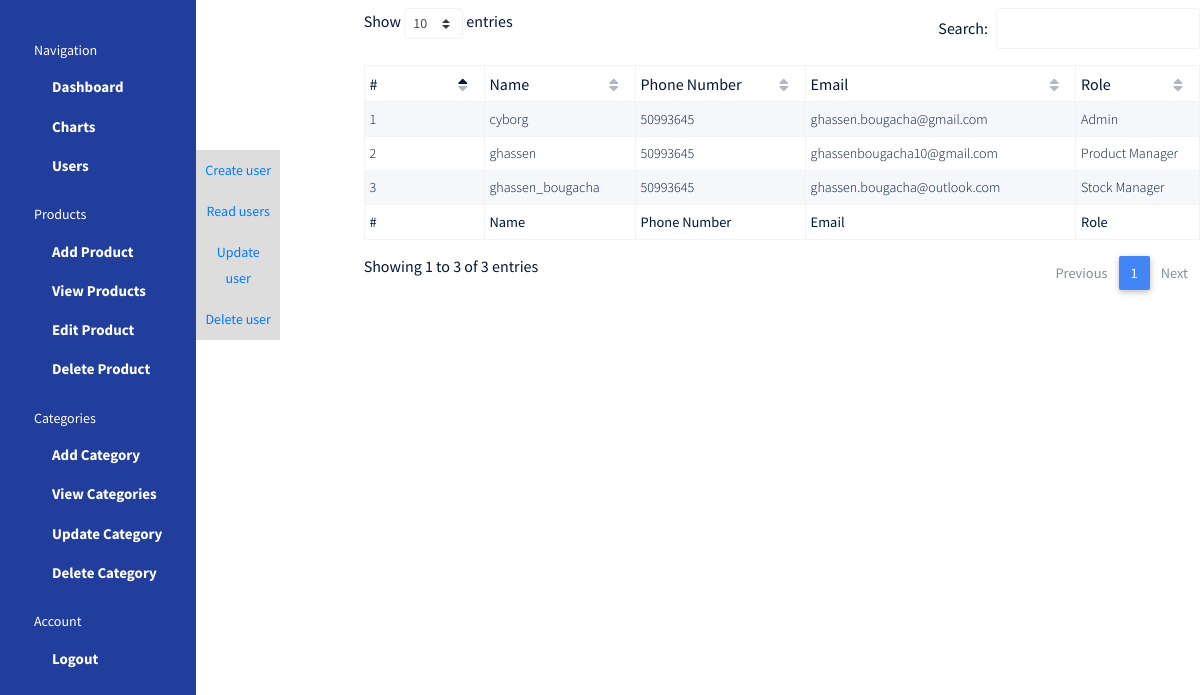
The page /users-list on the database as committed earlier.
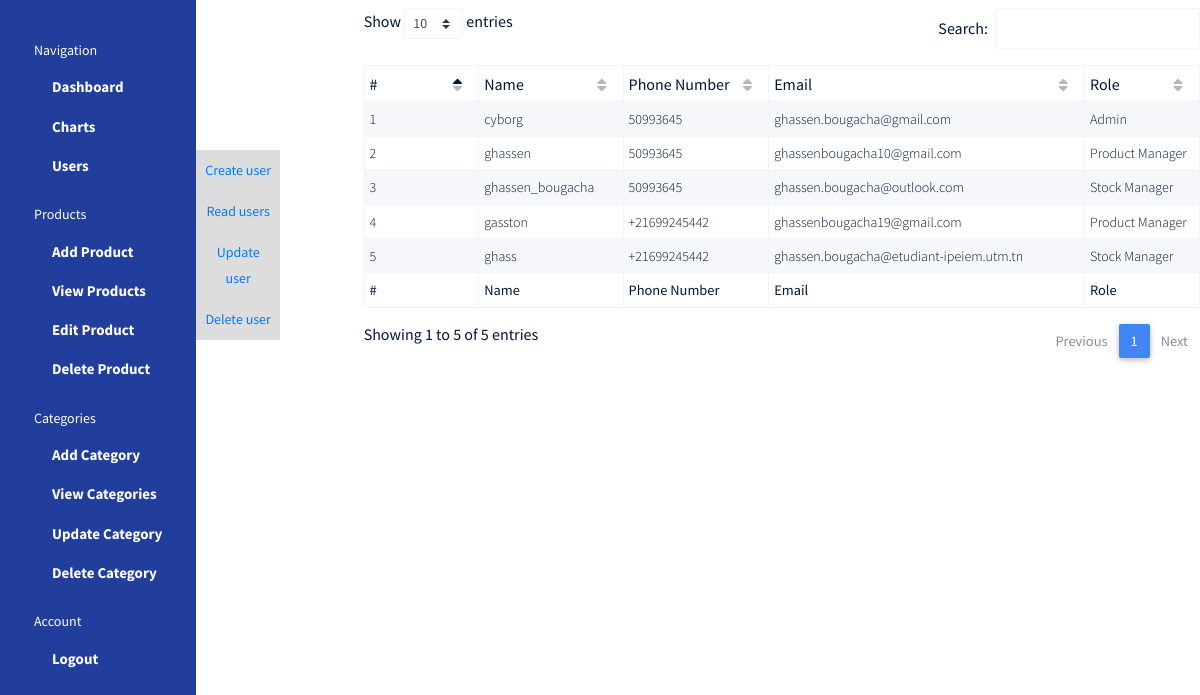
The same page on the database as committed later.
### Home/models.py (models this page shows, shortened)
class User(AbstractUser):
    phone = models.CharField(verbose_name="Phone number:", max_length=80)
    is_product_manager = models.BooleanField(verbose_name="Is Product Manager", default=False)
    is_stock_manager = models.BooleanField(verbose_name="Is Stock Manager", default=False)
    is_agent = models.BooleanField(verbose_name="Is Agent", default=False)
    is_simple_user = models.BooleanField(verbose_name="Is Simple User", default=True)
    email = models.EmailField("email address", unique=True)

### Home/views.py (the view)
# urls.py: path("users-list", readUsers, name="users-read"),
def readUsers(request):
    users = User.objects.all()
    return render(request, 'pages/users-read.html', {'users':users})

### templates/pages/users-read.html (shortened to what the changed rows need)
<!DOCTYPE html>
<html lang="en">
{% load static %}
<head>
  <link rel="stylesheet" href="https://use.fontawesome.com/releases/v5.11.2/css/all.css">
  <link rel="stylesheet" href="{% static 'css/mdb/css/bootstrap.min.css' %}">
  <link rel="stylesheet" href="{% static 'css/mdb/css/style.css' %}">
  <link rel="stylesheet" href="{% static 'css/mdb/css/mdb.min.css' %}">
  <link href="{% static 'css/mdb/css/addons/datatables.min.css' %}" rel="stylesheet">
  <link rel="stylesheet" href="{% static 'css/mdb/css/style.css' %}">
  <link rel="stylesheet" href="{% static 'css/superuser.css' %}">
</head>
<body>
  <div class="container-scroller d-flex">
    <nav class="sidebar sidebar-offcanvas" id="sidebar">
      <ul class="nav">
      </ul>
    </nav>
    <ul id="nav-top">
      <li class="nav-top-item"><a href="{% url 'users' %}">Create user</a></li>
      <li class="nav-top-item"><a href="{% url 'users-read' %}">Read users</a></li>
      <li class="nav-top-item"><a href="{% url 'edit_users' %}">Update user</a></li>
      <li class="nav-top-item"><a href="{% url 'delete_user' %}">Delete user</a></li>
    </ul>
    <table id="dtBasicExample" class="table table-striped table-bordered table-sm" cellspacing="0" width="100%">
  <thead>
    <tr>
      <th class="th-sm">#
      </th>
      <th class="th-sm">Name
      </th>
      <th class="th-sm">Phone Number
      </th>
      <th class="th-sm">Email
      </th>
      <th class="th-sm">Role
      </th>
    </tr>
  </thead>
  <tbody>
  {% for users in users %}
    <tr>
      <td>{{ users.id }}</td>
      <td>{{ users.username }}</td>
      <td>{{ users.phone }}</td>
      <td>{{ users.email }}</td>
      {% if users.is_product_manager %}
        <td>Product Manager</td>
      {% elif users.is_stock_manager %}
        <td>Stock Manager</td>
    {% elif users.is_superuser %}
        <td>Admin</td>
    {% elif users.is_agent %}
        <td>Agent</td>
    {% elif users.is_simple_user %}
        <td>Simple User</td>
      {% endif %}
    </tr>
  {% endfor %}
  </tbody>
  <tfoot>
    <tr>
      <th>#
      </th>
      <th>Name
      </th>
      <th>Phone Number
      </th>
      <th>Email
      </th>
      <th> Role
      </th>
    </tr>
  </tfoot>
</table>
  </div>
</body>
</html>

Rows that differ between the two databases and show on the page:
added User: id "4", username "gasston", phone "+21699245442", email "ghassenbougacha19@gmail.com", is_product_manager "Product Manager"
added User: id "5", username "ghass", phone "+21699245442", email "ghassen.bougacha@etudiant-ipeiem.utm.tn", is_product_manager "Stock Manager"
Other text that changed with them:
text written by a page script: "Show entries Search: Showing 1 to 3 of 3 entries Previous 1 Next" → "Show entries Search: Showing 1 to 5 of 5 entries Previous 1 Next"
